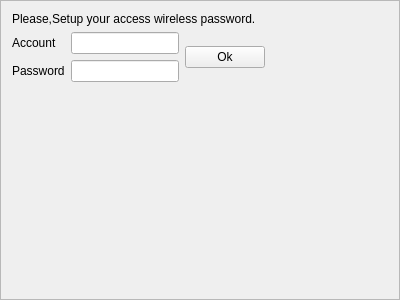
<?xml version="1.0" encoding="UTF-8"?>
<ui version="4.0">
 <class>Frame</class>
 <widget class="QFrame" name="Frame">
  <property name="geometry">
   <rect>
    <x>0</x>
    <y>0</y>
    <width>400</width>
    <height>300</height>
   </rect>
  </property>
  <property name="windowTitle">
   <string>Frame</string>
  </property>
  <property name="frameShape">
   <enum>QFrame::StyledPanel</enum>
  </property>
  <property name="frameShadow">
   <enum>QFrame::Raised</enum>
  </property>
  <layout class="QFormLayout" name="formLayout_2">
   <item row="0" column="0">
    <layout class="QVBoxLayout" name="verticalLayout">
     <item>
      <widget class="QLabel" name="label">
       <property name="text">
        <string>Please,Setup your access wireless password.</string>
       </property>
       <property name="UIText" stdset="0">
        <string>130001</string>
       </property>
      </widget>
     </item>
     <item>
      <layout class="QHBoxLayout" name="horizontalLayout">
       <item>
        <layout class="QFormLayout" name="formLayout">
         <item row="0" column="0">
          <widget class="QLabel" name="label_2">
           <property name="text">
            <string>Account</string>
           </property>
           <property name="UIText" stdset="0">
            <string>130002</string>
           </property>
          </widget>
         </item>
         <item row="0" column="1">
          <widget class="QLineEdit" name="lineEdit"/>
         </item>
         <item row="1" column="0">
          <widget class="QLabel" name="label_3">
           <property name="text">
            <string>Password</string>
           </property>
           <property name="UIText" stdset="0">
            <string>130003</string>
           </property>
          </widget>
         </item>
         <item row="1" column="1">
          <widget class="QLineEdit" name="lineEdit_2"/>
         </item>
        </layout>
       </item>
       <item>
        <widget class="QPushButton" name="OkButton">
         <property name="text">
          <string>Ok</string>
         </property>
         <property name="UIText" stdset="0">
          <string>110002</string>
         </property>
        </widget>
       </item>
      </layout>
     </item>
    </layout>
   </item>
  </layout>
 </widget>
 <resources/>
 <connections/>
</ui>
